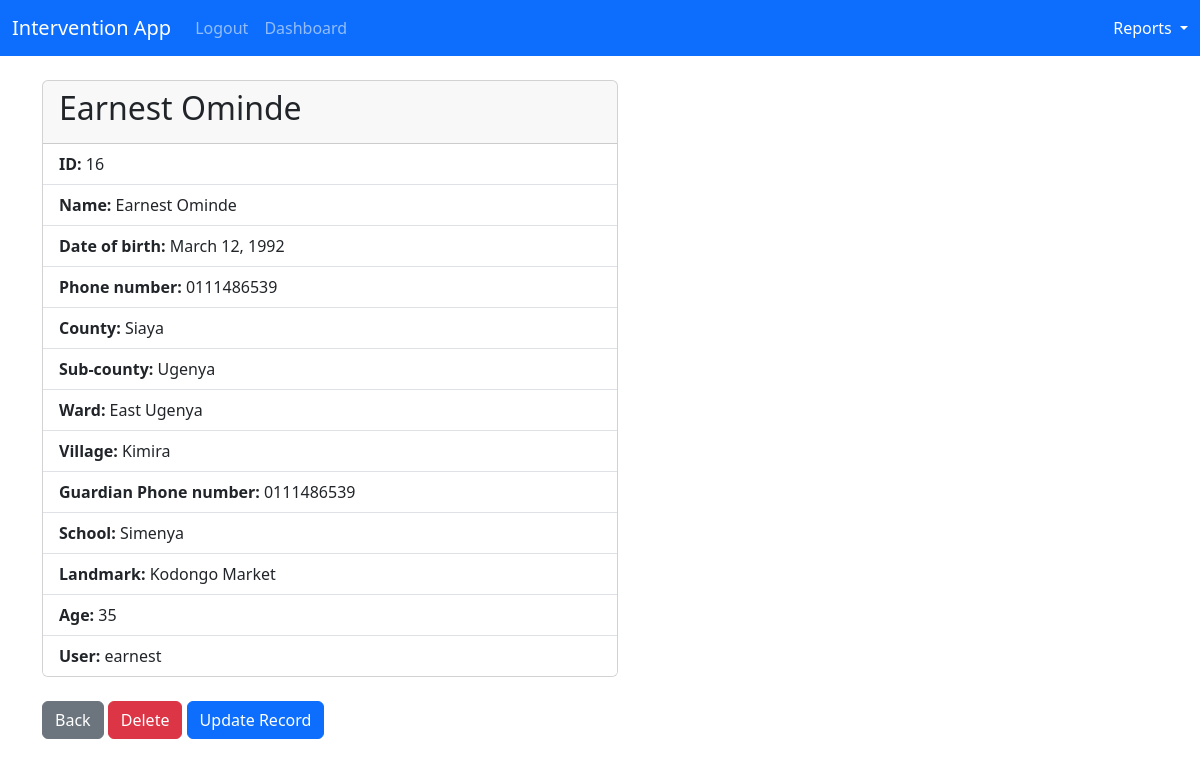
The page /ayp_enrollment_record/16/ (signed in) on the database its author committed.
### intervention_app/models.py (models this page shows, shortened)
class Enrollment(models.Model):
    name = models.CharField(max_length=100)
    date_of_birth = models.DateField()
    contact_phone = models.CharField(max_length=12)
    county = models.CharField(max_length=100)
    sub_county = models.CharField(max_length=100)
    ward = models.CharField(max_length=100)
    village = models.CharField(max_length=100)
    guadian_phone_number = models.CharField(max_length=12)
    school= models.CharField(max_length=100)
    landmark= models.CharField(max_length=100)
    age = models.IntegerField()
    user = models.ForeignKey(User, on_delete=models.CASCADE)

### intervention_app/views.py (the view)
# urls.py: path('ayp_enrollment_record/<int:enrollment_id>/', views.ayp_enrollment_record, name="ayp_enrollment_record"),
@login_required
def ayp_enrollment_record(request, enrollment_id):
    if request.user.is_authenticated:
        ayp_enrollment_record = Enrollment.objects.get(id=enrollment_id)
        return render(request, 'enrollment_record.html', {'ayp_enrollment_record' : ayp_enrollment_record})
    else:
        messages.success(request, "You must be logged in first to view that page!")
        return redirect('home')

### intervention_app/templates/enrollment_record.html
{% extends 'base.html' %} {% block content %}
<div class="card" style="width: 36rem">
  <div class="card-header">
    <h2>{{ayp_enrollment_record.name}}</h2>
  </div>
  <ul class="list-group list-group-flush">
    <li class="list-group-item">
      <strong>ID: </strong>{{ayp_enrollment_record.id}}
    </li>
    <li class="list-group-item">
      <strong>Name: </strong>{{ayp_enrollment_record.name}}
    </li>
    <li class="list-group-item">
      <strong>Date of birth: </strong>{{ayp_enrollment_record.date_of_birth}}
    </li>
    <li class="list-group-item">
      <strong>Phone number: </strong>{{ayp_enrollment_record.contact_phone}}
    </li>
    <li class="list-group-item">
      <strong>County: </strong>{{ayp_enrollment_record.county}}
    </li>
    <li class="list-group-item">
      <strong>Sub-county: </strong>{{ayp_enrollment_record.sub_county}}
    </li>
    <li class="list-group-item">
      <strong>Ward: </strong>{{ayp_enrollment_record.ward}}
    </li>
    <li class="list-group-item">
      <strong>Village: </strong>{{ayp_enrollment_record.village}}
    </li>
    <li class="list-group-item">
      <strong>Guardian Phone number: </strong>
      {{ayp_enrollment_record.guadian_phone_number}}
    </li>
    <li class="list-group-item">
      <strong>School: </strong>{{ayp_enrollment_record.school}}
    </li>
    <li class="list-group-item">
      <strong>Landmark: </strong>{{ayp_enrollment_record.landmark}}
    </li>
    <li class="list-group-item">
      <strong>Age: </strong>{{ayp_enrollment_record.age}}
    </li>
    <li class="list-group-item">
      <strong>User: </strong>{{ayp_enrollment_record.user}}
    </li>
  </ul>
</div>
<br />
<a href="{%url 'home' %}" class="btn btn-secondary">Back</a>
<a
  href="{%url 'delete_ayp_enrollment_record' ayp_enrollment_record.id%}"
  class="btn btn-danger"
  >Delete</a
>
<a
  href="{%url 'update_ayp_enrollment_record' ayp_enrollment_record.id%}"
  class="btn btn-primary"
  >Update Record</a
>
{% endblock %}

### rows shown on the page
Enrollment: name "Earnest Ominde", id "16", date_of_birth "March 12, 1992", contact_phone "0111486539", county "Siaya", sub_county "Ugenya", ward "East Ugenya", village "Kimira", guadian_phone_number "0111486539", school "Simenya", landmark "Kodongo Market", age "35", user "earnest"
